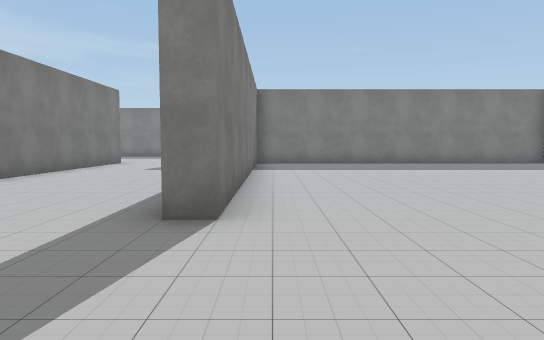
view 1 (above)

22 first-person views from a walk through a scene from a Unity 3-D project. The camera is 1.4 m above the floor, tilts 4° down and sees 70° across. The floor is counted in squares, 2 m on a side. Each view is taken from the middle of a square. On the plan, view 1 faces up. The plan holds only what a view shows up to about 11 squares ahead; the rest is blank. The place goes on beyond the plan. The player character is not drawn. Some surface patterns are stand-ins.

view 2
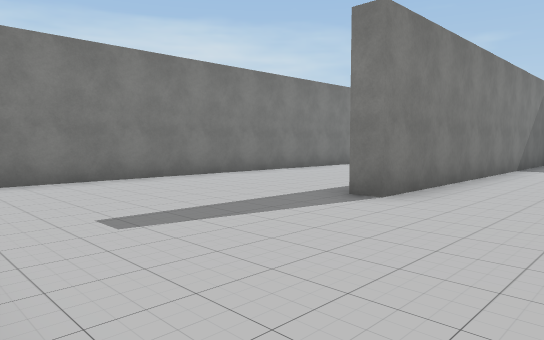

view 3
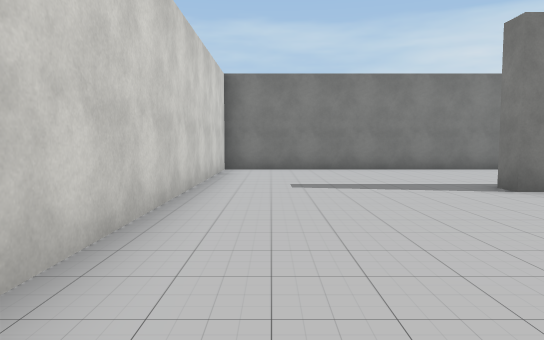

view 4
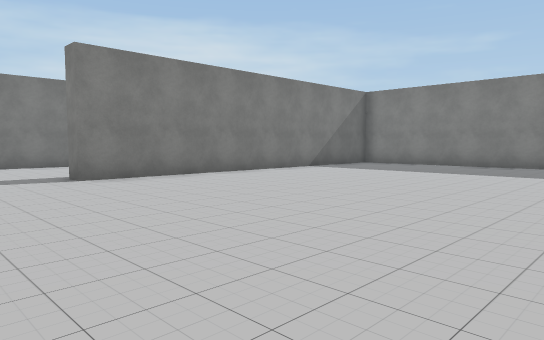

view 5
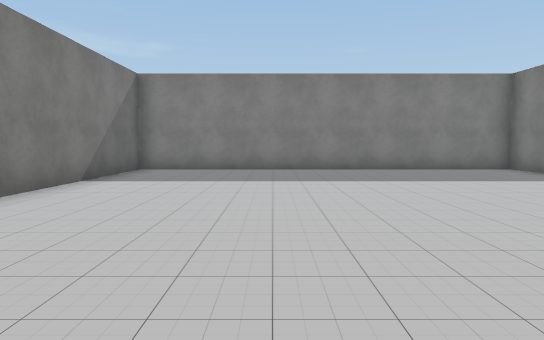

view 6
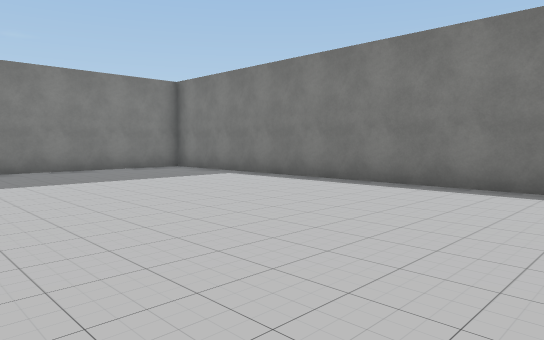

view 7
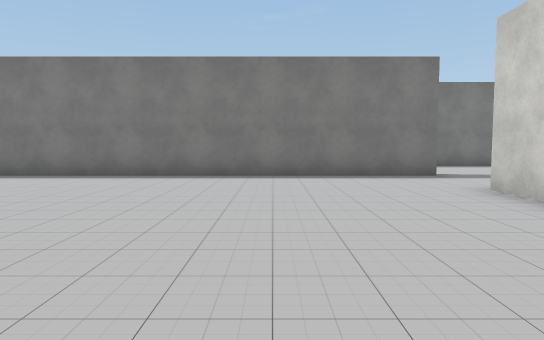

view 8
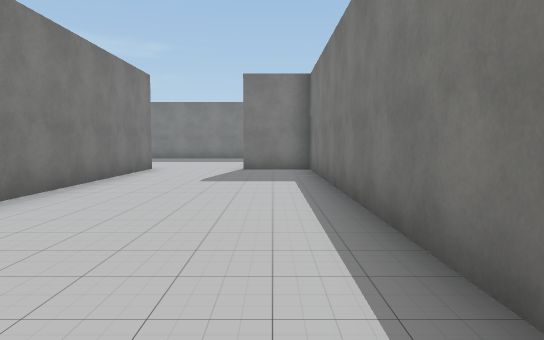

view 9
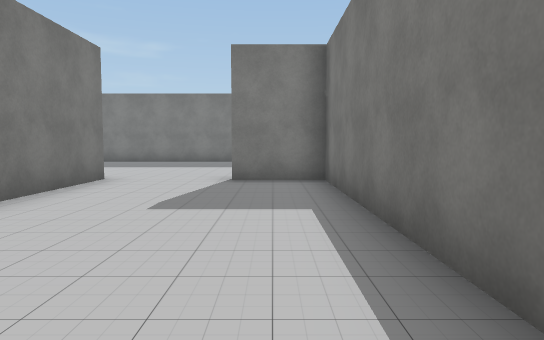

view 10
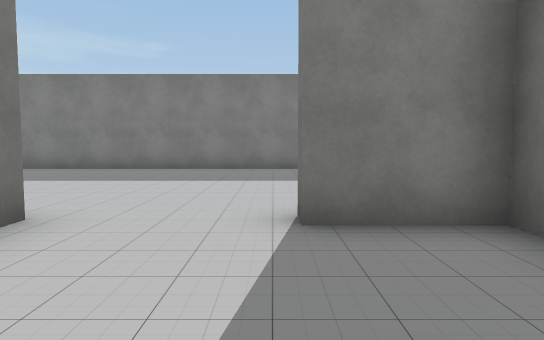

view 11
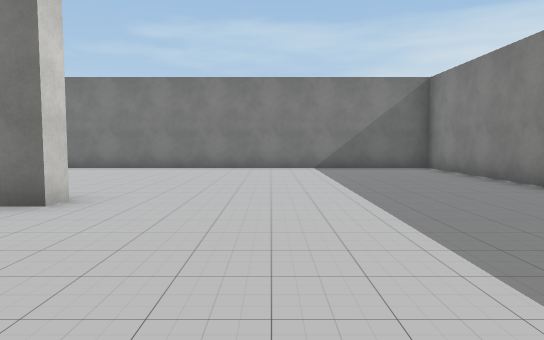

view 12
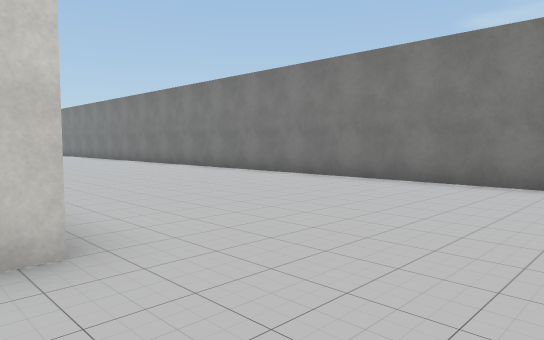

view 13
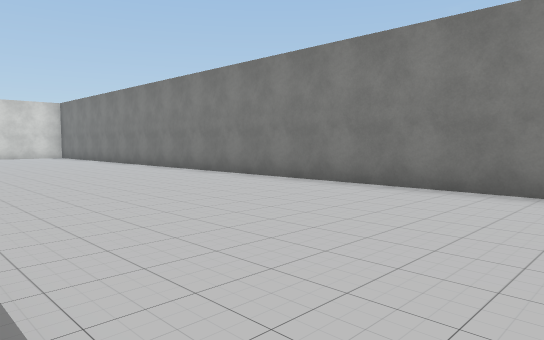

view 14
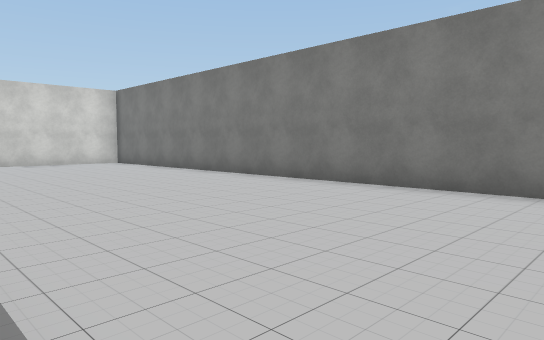

view 15
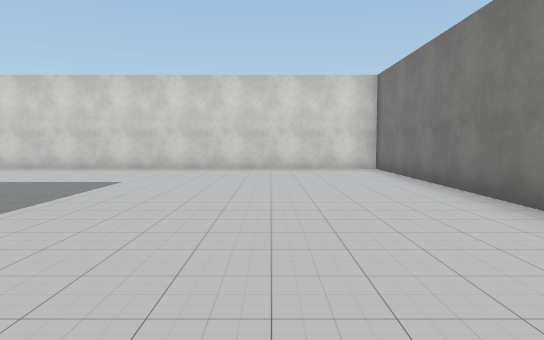

view 16
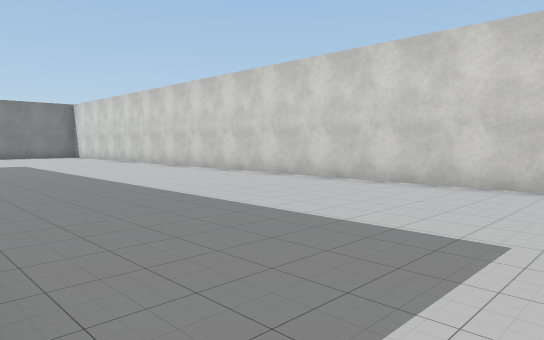

view 17
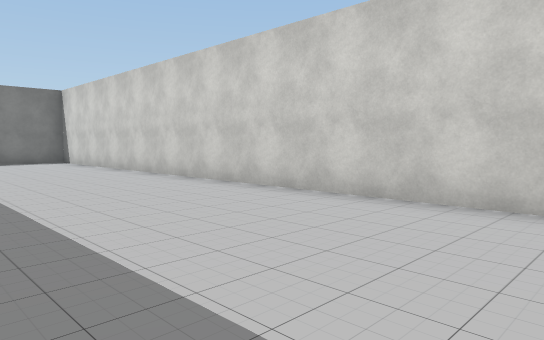

view 18
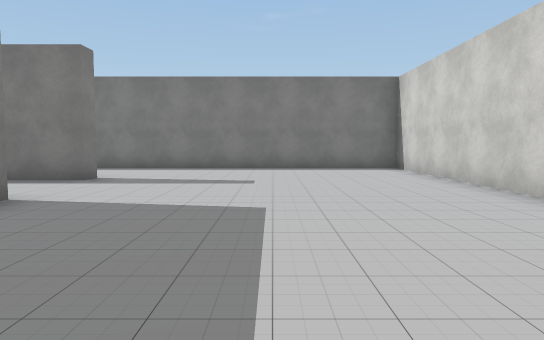

view 19
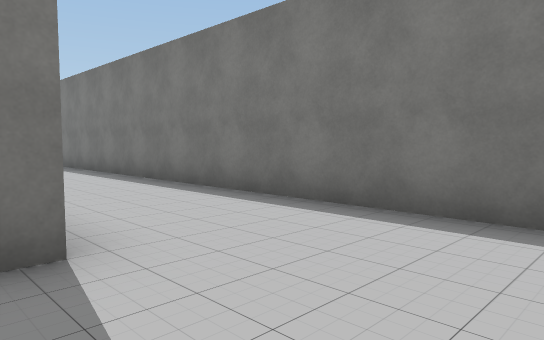

view 20
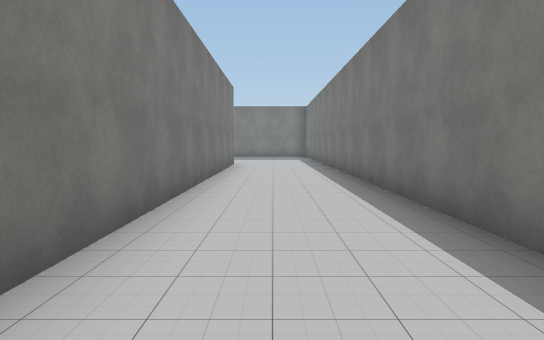

view 21
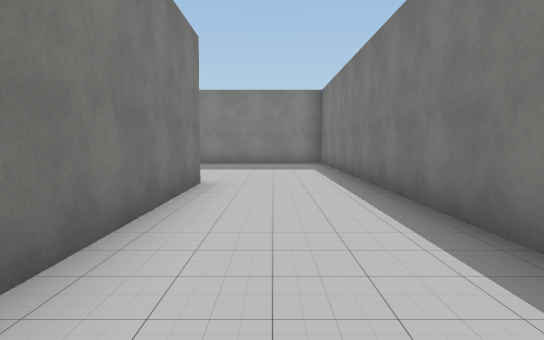

view 22
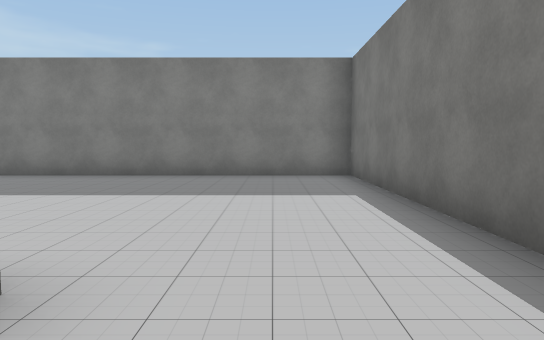

### Floor plan
Ten units are one square. View 1 is at (0, 0); x grows to the right and y downward. Boxes are objects, and circles mark ways between rooms. Rooms are numbered by the first view taken in them; rooms with no view inside come last. Other rooms are left out.
<svg viewBox="-123 -209 255 299">
<path fill="none" stroke="#000" d="M-10 -44 -10 -132 -27 -132 -27 -138M56 12 68 12M93 5 93 -132 -5 -132 -5 -35 -10 -35M-52 -135 -52 12 32 12M-59 -135 -52 -135M-22 -204 -118 -204 -118 85 127 85 127 -204 51 -204M99 15 93 15 93 5M98 -138 98 -26"/>
<circle cx="-35" cy="-135" r="3" fill="#2a7"/>
<circle cx="80" cy="3" r="3" fill="#2a7"/>
<text x="30" y="-60">1</text>
<text x="-60" y="-60">2</text>
</svg>
Room 1 opens to room 2.

Where each view was taken, in squares from view 1:
view 1: 0 up, 0 right, facing up
view 2: 1 down, 2 right, facing up-left
view 3: 0 up, 5 right, facing left
view 4: 1 up, 7 right, facing up-left
view 5: 3 up, 3 right, facing up
view 6: 3 up, 3 right, facing up-right
view 7: 2 up, 1 right, facing right
view 8: 3 up, 2 left, facing up
view 9: 6 up, 2 left, facing up
view 10: 10 up, 3 left, facing up
view 11: 16 up, 1 left, facing left
view 12: 16 up, 5 left, facing down-left
view 13: 11 up, 6 left, facing down-left
view 14: 5 up, 6 left, facing down-left
view 15: 2 up, 9 left, facing down
view 16: 2 down, 7 left, facing down-right
view 17: 4 down, 2 left, facing down-right
view 18: 5 down, 2 right, facing right
view 19: 4 down, 9 right, facing up-right
view 20: 1 up, 11 right, facing up
view 21: 7 up, 11 right, facing up
view 22: 12 up, 11 right, facing up
